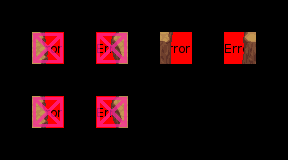

A level layout from a 2D game, rendered from its tile map. Below: a short description, then the map file with tile-grid data replaced by summaries:
An orthogonal 9x5 tile map with 32x32 px tiles, 5 tile layers (Regionsinput, Regionsoutput, Input_Mountains3, Output_Mountains3, ...), 3 tilesets.

<map version="1.0" orientation="orthogonal" width="9" height="5" tilewidth="32" tileheight="32">
 <tileset firstgid="1" name="ruleset" tilewidth="32" tileheight="32">
  <image source="ruleset.png" width="256" height="64" />
 </tileset>
 <tileset firstgid="17" name="mountains_new" tilewidth="32" tileheight="32">
  <image source="../tiles/mountains_new.png" width="480" height="288" />
 </tileset>
 <tileset firstgid="152" name="collision" tilewidth="32" tileheight="32">
  <image source="../tiles/collision.png" width="64" height="32" />
 </tileset>
 <layer name="Regionsinput" width="9" height="5">
  <data>[45 cells, 6 non-empty, 1 distinct tile ids]</data>
 </layer>
 <layer name="Regionsoutput" width="9" height="5">
  <data>[45 cells, 6 non-empty, 1 distinct tile ids]</data>
 </layer>
 <layer name="Input_Mountains3" width="9" height="5">
  <data>[45 cells, 6 non-empty, 6 distinct tile ids]</data>
 </layer>
 <layer name="Output_Mountains3" width="9" height="5">
  <data>[45 cells, 4 non-empty, 4 distinct tile ids]</data>
 </layer>
 <layer name="Output_Collision" width="9" height="5">
  <data>[45 cells, 4 non-empty, 1 distinct tile ids]</data>
 </layer>
</map>
